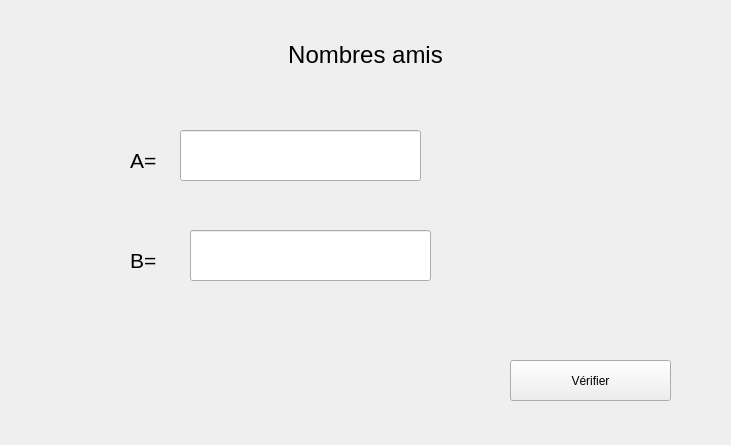
<?xml version="1.0" encoding="UTF-8"?>
<ui version="4.0">
 <class>Form</class>
 <widget class="QWidget" name="Form">
  <property name="geometry">
   <rect>
    <x>0</x>
    <y>0</y>
    <width>731</width>
    <height>445</height>
   </rect>
  </property>
  <property name="windowTitle">
   <string>Form</string>
  </property>
  <widget class="QLabel" name="label_4">
   <property name="geometry">
    <rect>
     <x>130</x>
     <y>130</y>
     <width>41</width>
     <height>61</height>
    </rect>
   </property>
   <property name="text">
    <string>&lt;html&gt;&lt;head/&gt;&lt;body&gt;&lt;p&gt;&lt;span style=&quot; font-size:16pt;&quot;&gt;A=&lt;/span&gt;&lt;/p&gt;&lt;/body&gt;&lt;/html&gt;</string>
   </property>
  </widget>
  <widget class="QLineEdit" name="a">
   <property name="geometry">
    <rect>
     <x>180</x>
     <y>130</y>
     <width>241</width>
     <height>51</height>
    </rect>
   </property>
  </widget>
  <widget class="QLineEdit" name="b">
   <property name="geometry">
    <rect>
     <x>190</x>
     <y>230</y>
     <width>241</width>
     <height>51</height>
    </rect>
   </property>
  </widget>
  <widget class="QLabel" name="label_5">
   <property name="geometry">
    <rect>
     <x>180</x>
     <y>30</y>
     <width>371</width>
     <height>51</height>
    </rect>
   </property>
   <property name="text">
    <string>&lt;html&gt;&lt;head/&gt;&lt;body&gt;&lt;p align=&quot;center&quot;&gt;&lt;span style=&quot; font-size:18pt;&quot;&gt;Nombres amis&lt;/span&gt;&lt;/p&gt;&lt;/body&gt;&lt;/html&gt;</string>
   </property>
  </widget>
  <widget class="QPushButton" name="res">
   <property name="geometry">
    <rect>
     <x>510</x>
     <y>360</y>
     <width>161</width>
     <height>41</height>
    </rect>
   </property>
   <property name="sizePolicy">
    <sizepolicy hsizetype="Minimum" vsizetype="Fixed">
     <horstretch>10</horstretch>
     <verstretch>10</verstretch>
    </sizepolicy>
   </property>
   <property name="text">
    <string>Vérifier</string>
   </property>
  </widget>
  <widget class="QLabel" name="label_6">
   <property name="geometry">
    <rect>
     <x>130</x>
     <y>230</y>
     <width>41</width>
     <height>61</height>
    </rect>
   </property>
   <property name="text">
    <string>&lt;html&gt;&lt;head/&gt;&lt;body&gt;&lt;p&gt;&lt;span style=&quot; font-size:16pt;&quot;&gt;B=&lt;/span&gt;&lt;/p&gt;&lt;/body&gt;&lt;/html&gt;</string>
   </property>
  </widget>
  <widget class="QLabel" name="s">
   <property name="geometry">
    <rect>
     <x>160</x>
     <y>360</y>
     <width>321</width>
     <height>51</height>
    </rect>
   </property>
   <property name="text">
    <string>&lt;html&gt;&lt;head/&gt;&lt;body&gt;&lt;p align=&quot;center&quot;&gt;&lt;br/&gt;&lt;/p&gt;&lt;/body&gt;&lt;/html&gt;</string>
   </property>
  </widget>
 </widget>
 <resources/>
 <connections/>
</ui>
